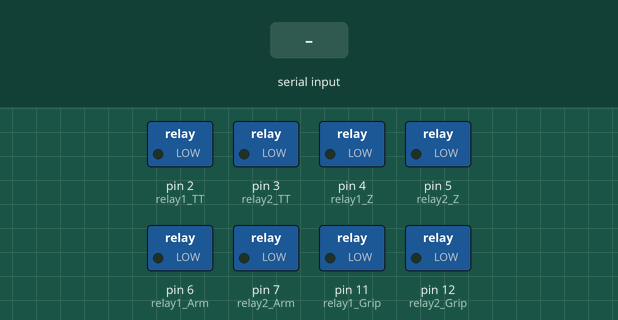
Bench run of a sketch on a simulated Arduino Uno, built with avr-gcc and run on an emulated ATmega328P. On the bench: switched loads named in the sketch (green lamp = pin HIGH). The test bench sets the inputs (shaded band).

Above: at 1.2 s.
1.3 s: "1" received over Serial
At 2.3 s:
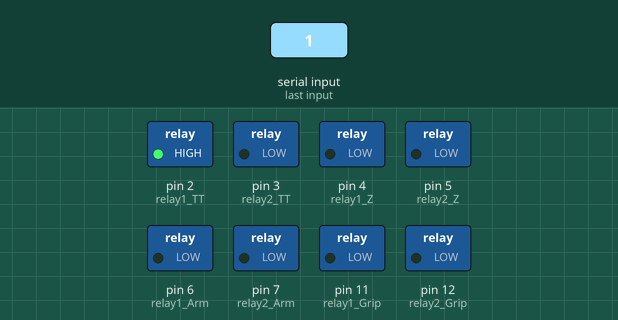
2.8 s: "2" received over Serial
At 3.5 s:
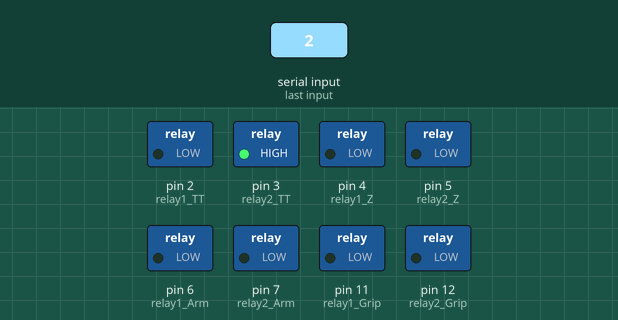
4.3 s: "3" received over Serial
At 4.6 s:
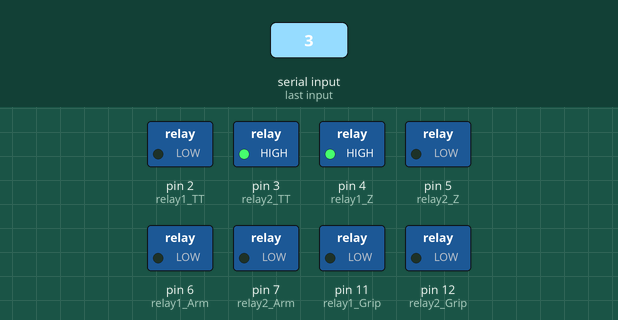
5.8 s: "4" received over Serial
At 7.0 s:
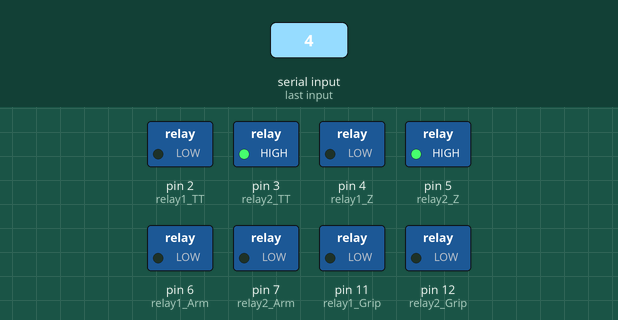
7.3 s: "5" received over Serial
At 8.1 s:
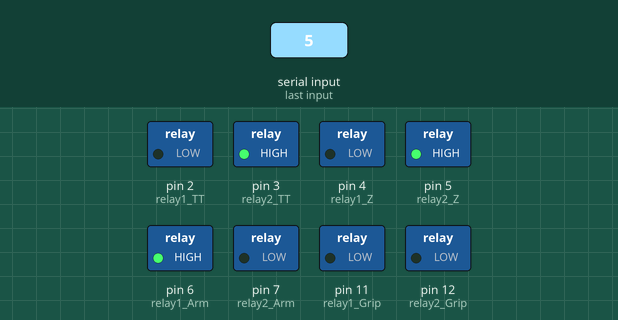
8.8 s: "6" received over Serial
At 9.2 s:
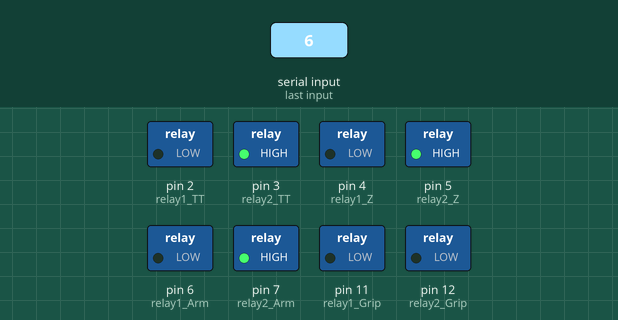
Timing chart, 0 to 11.3 s (numbered marks = the images above; inputs shaded):
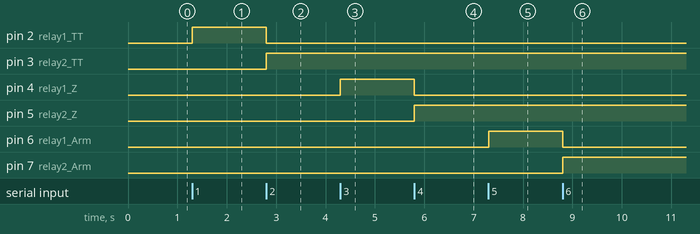

The sketch:

FUNCTIONS.ino
```cpp
// defining constant integer variables for each relay input
const int relay1_TT = 2; // int assigned to analog pin 2
const int relay2_TT = 3; // int assigned to analog pin 3

const int relay1_Z = 4; // int assigned to digital pin 4
const int relay2_Z = 5; // int assigned to digital pin 5

const int relay1_Arm = 6; // int assigned to digital pin 7
const int relay2_Arm = 7; // int assigned to digital pin 8

const int relay1_Grip = 11; // int assigned to digital pin 11
const int relay2_Grip = 12; // int assigned to digital pin 12

// PWM speed values, research indicated 0 -> 255 is best
int PWM_TT = 50; // speed value of TT
int PWM_Z = 50; // speed value of Z

// defining constant integer variables for each limit switcher input, correlating with board
const int limitSwtch_TT = A0; // int assigned to analog pin 0
const int limitSwtch_Z = A1; // int assigned to analog pin 1
const int limitSwtch_Arm = A2; // int assigned to analog pin 2
const int limitSwtch_Grip = A3; // int assigned to analog pin 3

// defining the threshold
const int threshold = 100; // sensitiy basically

void setup() {
  Serial.begin(9600);

  // relay pins to output
  pinMode(relay1_TT, OUTPUT);
  pinMode(relay2_TT, OUTPUT);

  pinMode(relay1_Z, OUTPUT);
  pinMode(relay2_Z, OUTPUT);

  pinMode(relay1_Arm, OUTPUT);
  pinMode(relay2_Arm, OUTPUT);

  pinMode(relay1_Grip, OUTPUT);
  pinMode(relay2_Grip, OUTPUT);

  // limitSwitch set to input, recieve any data
  pinMode(limitSwtch_TT, INPUT_PULLUP); // INPUT_PULLUP -> CONFIGUES PIN AS INPUT WITH INTERNAL 'PULL-UP' RESISTOR
  pinMode(limitSwtch_Z, INPUT_PULLUP);
  pinMode(limitSwtch_Arm, INPUT_PULLUP);
  pinMode(limitSwtch_Grip, INPUT_PULLUP);

  // SETTING ALL RELAYS TO OFF
  digitalWrite(relay1_TT, LOW);
  digitalWrite(relay2_TT, LOW);
  digitalWrite(relay1_Z, LOW);
  digitalWrite(relay2_Z, LOW);
  digitalWrite(relay1_Arm, LOW);
  digitalWrite(relay2_Arm, LOW);
  digitalWrite(relay1_Grip, LOW);
  digitalWrite(relay2_Grip, LOW);
}

void loop(){
  if(Serial.available() > 0){
    char command = Serial.read();
    int speed = Serial.read();
    if (command == '1'){
      digitalWrite(relay1_TT, HIGH);
      digitalWrite(relay2_TT, LOW);
    } else if(command == '2'){
      digitalWrite(relay1_TT, LOW);
      digitalWrite(relay2_TT, HIGH);
    } else if (command == '3'){
      digitalWrite(relay1_Z, HIGH);
      digitalWrite(relay2_Z, LOW);
    } else if(command == '4'){
      digitalWrite(relay1_Z, LOW);
      digitalWrite(relay2_Z, HIGH);
    } else if (command == '5'){
      digitalWrite(relay1_Arm, HIGH);
      digitalWrite(relay2_Arm, LOW);
    } else if(command == '6'){
      digitalWrite(relay1_Arm, LOW);
      digitalWrite(relay2_Arm, HIGH);
    } else if (command == '7'){
      digitalWrite(relay1_Grip, HIGH);
      digitalWrite(relay2_Grip, LOW);
    } else if(command == '8'){
      digitalWrite(relay1_Grip, LOW);
      digitalWrite(relay2_Grip, HIGH);
    } else if (command == '0') {
      digitalWrite(relay1_TT, LOW);
      digitalWrite(relay2_TT, LOW);
      digitalWrite(relay1_Z, LOW);
      digitalWrite(relay2_Z, LOW);
      digitalWrite(relay1_Arm, LOW);
      digitalWrite(relay2_Arm, LOW);
      digitalWrite(relay1_Grip, LOW);
      digitalWrite(relay2_Grip, LOW);
    }
  }
}
```

Measured:
- after the input at 1.3 s, pin 2 (relay1_TT): LOW → HIGH at once
- after the input at 2.8 s, pin 2 (relay1_TT): HIGH → LOW at once; pin 3 (relay2_TT): LOW → HIGH at once
- after the input at 4.3 s, pin 4 (relay1_Z): LOW → HIGH at once
- after the input at 5.8 s, pin 4 (relay1_Z): HIGH → LOW at once; pin 5 (relay2_Z): LOW → HIGH at once
- after the input at 7.3 s, pin 6 (relay1_Arm): LOW → HIGH at once
- after the input at 8.8 s, pin 6 (relay1_Arm): HIGH → LOW at once; pin 7 (relay2_Arm): LOW → HIGH at once
